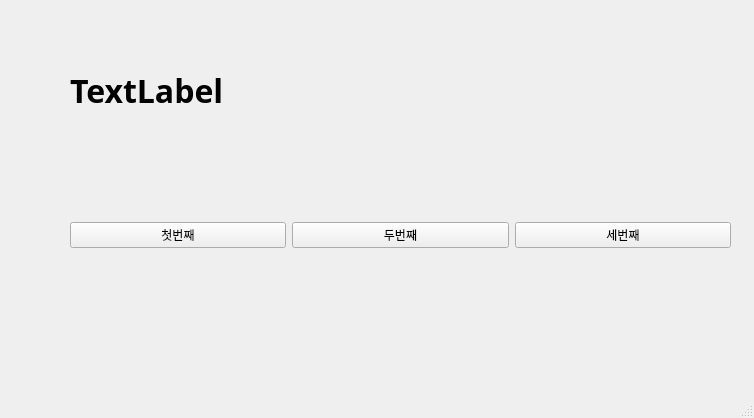
<?xml version="1.0" encoding="UTF-8"?>
<ui version="4.0">
 <class>MainWindow</class>
 <widget class="QMainWindow" name="MainWindow">
  <property name="geometry">
   <rect>
    <x>0</x>
    <y>0</y>
    <width>754</width>
    <height>418</height>
   </rect>
  </property>
  <property name="windowTitle">
   <string>MainWindow</string>
  </property>
  <widget class="QWidget" name="centralwidget">
   <widget class="QWidget" name="horizontalLayoutWidget">
    <property name="geometry">
     <rect>
      <x>70</x>
      <y>180</y>
      <width>661</width>
      <height>111</height>
     </rect>
    </property>
    <layout class="QHBoxLayout" name="horizontalLayout">
     <item>
      <widget class="QPushButton" name="pushButton_3">
       <property name="text">
        <string>첫번째</string>
       </property>
      </widget>
     </item>
     <item>
      <widget class="QPushButton" name="pushButton_2">
       <property name="text">
        <string>두번째</string>
       </property>
      </widget>
     </item>
     <item>
      <widget class="QPushButton" name="pushButton">
       <property name="text">
        <string>세번째</string>
       </property>
      </widget>
     </item>
    </layout>
   </widget>
   <widget class="QLabel" name="label">
    <property name="geometry">
     <rect>
      <x>70</x>
      <y>60</y>
      <width>661</width>
      <height>61</height>
     </rect>
    </property>
    <property name="font">
     <font>
      <family>맑은 고딕</family>
      <pointsize>24</pointsize>
      <weight>75</weight>
      <bold>true</bold>
     </font>
    </property>
    <property name="text">
     <string>TextLabel</string>
    </property>
   </widget>
  </widget>
  <widget class="QMenuBar" name="menubar">
   <property name="geometry">
    <rect>
     <x>0</x>
     <y>0</y>
     <width>754</width>
     <height>21</height>
    </rect>
   </property>
  </widget>
  <widget class="QStatusBar" name="statusbar"/>
 </widget>
 <resources/>
 <connections>
  <connection>
   <sender>pushButton_3</sender>
   <signal>clicked()</signal>
   <receiver>MainWindow</receiver>
   <slot>firstClick()</slot>
   <hints>
    <hint type="sourcelabel">
     <x>140</x>
     <y>258</y>
    </hint>
    <hint type="destinationlabel">
     <x>177</x>
     <y>317</y>
    </hint>
   </hints>
  </connection>
  <connection>
   <sender>pushButton_2</sender>
   <signal>clicked()</signal>
   <receiver>MainWindow</receiver>
   <slot>secondClick()</slot>
   <hints>
    <hint type="sourcelabel">
     <x>345</x>
     <y>251</y>
    </hint>
    <hint type="destinationlabel">
     <x>407</x>
     <y>314</y>
    </hint>
   </hints>
  </connection>
  <connection>
   <sender>pushButton</sender>
   <signal>clicked()</signal>
   <receiver>MainWindow</receiver>
   <slot>thirdClick()</slot>
   <hints>
    <hint type="sourcelabel">
     <x>581</x>
     <y>261</y>
    </hint>
    <hint type="destinationlabel">
     <x>645</x>
     <y>311</y>
    </hint>
   </hints>
  </connection>
 </connections>
 <slots>
  <slot>firstClick()</slot>
  <slot>secondClick()</slot>
  <slot>thirdClick()</slot>
 </slots>
</ui>
